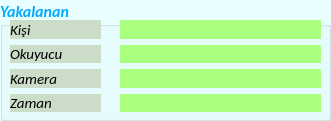
   <widget class="QGroupBox" name="groupBox_13">
    <property name="geometry">
     <rect>
      <x>1035</x>
      <y>310</y>
      <width>331</width>
      <height>121</height>
     </rect>
    </property>
    <property name="palette">
     <palette>
      <active>
       <colorrole role="WindowText">
        <brush brushstyle="SolidPattern">
         <color alpha="255">
          <red>0</red>
          <green>170</green>
          <blue>255</blue>
         </color>
        </brush>
       </colorrole>
       <colorrole role="Button">
        <brush brushstyle="SolidPattern">
         <color alpha="255">
          <red>233</red>
          <green>255</green>
          <blue>255</blue>
         </color>
        </brush>
       </colorrole>
       <colorrole role="Base">
        <brush brushstyle="SolidPattern">
         <color alpha="255">
          <red>233</red>
          <green>255</green>
          <blue>255</blue>
         </color>
        </brush>
       </colorrole>
       <colorrole role="Window">
        <brush brushstyle="SolidPattern">
         <color alpha="255">
          <red>233</red>
          <green>255</green>
          <blue>255</blue>
         </color>
        </brush>
       </colorrole>
      </active>
      <inactive>
       <colorrole role="WindowText">
        <brush brushstyle="SolidPattern">
         <color alpha="255">
          <red>0</red>
          <green>170</green>
          <blue>255</blue>
         </color>
        </brush>
       </colorrole>
       <colorrole role="Button">
        <brush brushstyle="SolidPattern">
         <color alpha="255">
          <red>233</red>
          <green>255</green>
          <blue>255</blue>
         </color>
        </brush>
       </colorrole>
       <colorrole role="Base">
        <brush brushstyle="SolidPattern">
         <color alpha="255">
          <red>233</red>
          <green>255</green>
          <blue>255</blue>
         </color>
        </brush>
       </colorrole>
       <colorrole role="Window">
        <brush brushstyle="SolidPattern">
         <color alpha="255">
          <red>233</red>
          <green>255</green>
          <blue>255</blue>
         </color>
        </brush>
       </colorrole>
      </inactive>
      <disabled>
       <colorrole role="WindowText">
        <brush brushstyle="SolidPattern">
         <color alpha="255">
          <red>120</red>
          <green>120</green>
          <blue>120</blue>
         </color>
        </brush>
       </colorrole>
       <colorrole role="Button">
        <brush brushstyle="SolidPattern">
         <color alpha="255">
          <red>233</red>
          <green>255</green>
          <blue>255</blue>
         </color>
        </brush>
       </colorrole>
       <colorrole role="Base">
        <brush brushstyle="SolidPattern">
         <color alpha="255">
          <red>233</red>
          <green>255</green>
          <blue>255</blue>
         </color>
        </brush>
       </colorrole>
       <colorrole role="Window">
        <brush brushstyle="SolidPattern">
         <color alpha="255">
          <red>233</red>
          <green>255</green>
          <blue>255</blue>
         </color>
        </brush>
       </colorrole>
      </disabled>
     </palette>
    </property>
    <property name="font">
     <font>
      <family>Calibri</family>
      <pointsize>12</pointsize>
      <weight>75</weight>
      <italic>true</italic>
      <bold>true</bold>
     </font>
    </property>
    <property name="styleSheet">
     <string notr="true">background-color: rgb(233, 255, 255);
QLabel { background-color : red; color : blue; }

</string>
    </property>
    <property name="title">
     <string>Yakalanan</string>
    </property>
    <widget class="QWidget" name="layoutWidget">
     <property name="geometry">
      <rect>
       <x>120</x>
       <y>20</y>
       <width>201</width>
       <height>92</height>
      </rect>
     </property>
     <layout class="QVBoxLayout" name="verticalLayout_2">
      <item>
       <widget class="QLabel" name="lbl_canli_kisi">
        <property name="font">
         <font>
          <family>Calibri</family>
          <pointsize>11</pointsize>
          <weight>75</weight>
          <bold>true</bold>
         </font>
        </property>
        <property name="styleSheet">
         <string notr="true">background-color: rgb(170, 255, 127);</string>
        </property>
        <property name="text">
         <string/>
        </property>
       </widget>
      </item>
      <item>
       <widget class="QLabel" name="lbl_canli_okuyucu">
        <property name="font">
         <font>
          <family>Calibri</family>
          <pointsize>11</pointsize>
          <weight>75</weight>
          <bold>true</bold>
         </font>
        </property>
        <property name="styleSheet">
         <string notr="true">background-color: rgb(170, 255, 127);</string>
        </property>
        <property name="text">
         <string/>
        </property>
       </widget>
      </item>
      <item>
       <widget class="QLabel" name="lbl_canli_kamera">
        <property name="font">
         <font>
          <family>Calibri</family>
          <pointsize>11</pointsize>
          <weight>75</weight>
          <bold>true</bold>
         </font>
        </property>
        <property name="styleSheet">
         <string notr="true">background-color: rgb(170, 255, 127);</string>
        </property>
        <property name="text">
         <string/>
        </property>
       </widget>
      </item>
      <item>
       <widget class="QLabel" name="lbl_canli_zaman">
        <property name="font">
         <font>
          <family>Calibri</family>
          <pointsize>11</pointsize>
          <weight>75</weight>
          <bold>true</bold>
         </font>
        </property>
        <property name="styleSheet">
         <string notr="true">background-color: rgb(170, 255, 127);</string>
        </property>
        <property name="text">
         <string/>
        </property>
       </widget>
      </item>
     </layout>
    </widget>
    <widget class="QWidget" name="layoutWidget">
     <property name="geometry">
      <rect>
       <x>10</x>
       <y>20</y>
       <width>91</width>
       <height>92</height>
      </rect>
     </property>
     <layout class="QVBoxLayout" name="verticalLayout">
      <item>
       <widget class="QLabel" name="label_12">
        <property name="font">
         <font>
          <family>Calibri</family>
          <pointsize>11</pointsize>
          <weight>50</weight>
          <bold>false</bold>
         </font>
        </property>
        <property name="styleSheet">
         <string notr="true">background-color: rgb(203, 220, 201);</string>
        </property>
        <property name="text">
         <string>Kişi</string>
        </property>
       </widget>
      </item>
      <item>
       <widget class="QLabel" name="label_13">
        <property name="font">
         <font>
          <family>Calibri</family>
          <pointsize>11</pointsize>
          <weight>50</weight>
          <bold>false</bold>
         </font>
        </property>
        <property name="styleSheet">
         <string notr="true">background-color: rgb(170, 255, 127);
background-color: rgb(203, 220, 201);</string>
        </property>
        <property name="text">
         <string>Okuyucu</string>
        </property>
       </widget>
      </item>
      <item>
       <widget class="QLabel" name="label_14">
        <property name="font">
         <font>
          <family>Calibri</family>
          <pointsize>11</pointsize>
          <weight>50</weight>
          <bold>false</bold>
         </font>
        </property>
        <property name="styleSheet">
         <string notr="true">background-color: rgb(170, 255, 127);
background-color: rgb(203, 220, 201);</string>
        </property>
        <property name="text">
         <string>Kamera</string>
        </property>
       </widget>
      </item>
      <item>
       <widget class="QLabel" name="label_16">
        <property name="font">
         <font>
          <family>Calibri</family>
          <pointsize>11</pointsize>
          <weight>50</weight>
          <bold>false</bold>
         </font>
        </property>
        <property name="styleSheet">
         <string notr="true">background-color: rgb(170, 255, 127);
background-color: rgb(203, 220, 201);</string>
        </property>
        <property name="text">
         <string>Zaman </string>
        </property>
       </widget>
      </item>
     </layout>
    </widget>
   </widget>
